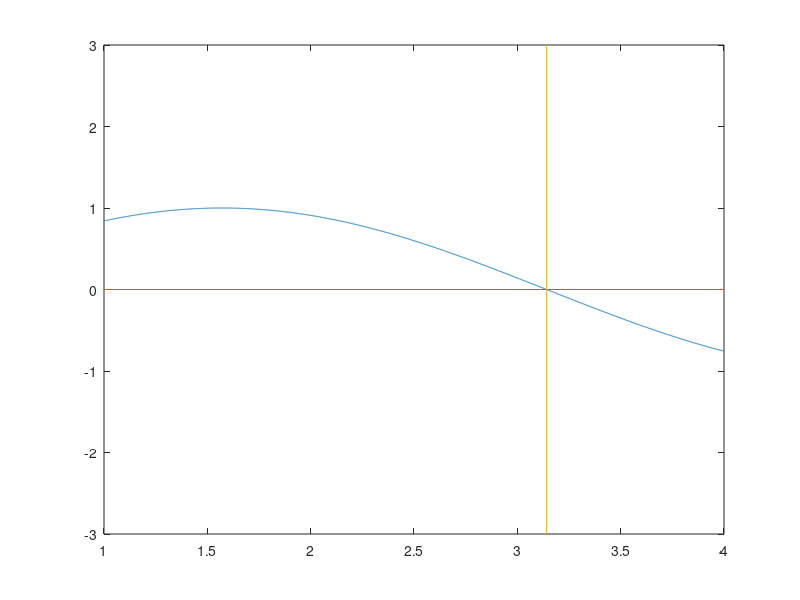

MATLAB code for this plot: (Note: this script raises an error after producing the figure.)
disp("Metodo de biseccion\n");
x=1:0.001:4;
hold off
plot(x,sin(x));
hold on
plot([1 4],[0 0]);
plot([pi pi],[3 -3]);
hold off
format long
disp("Raices (entre 1 y 4 ) de funcion sin(x) = ");
disp(biseccion(1.0,4.0));
disp("\nAdios\n");

